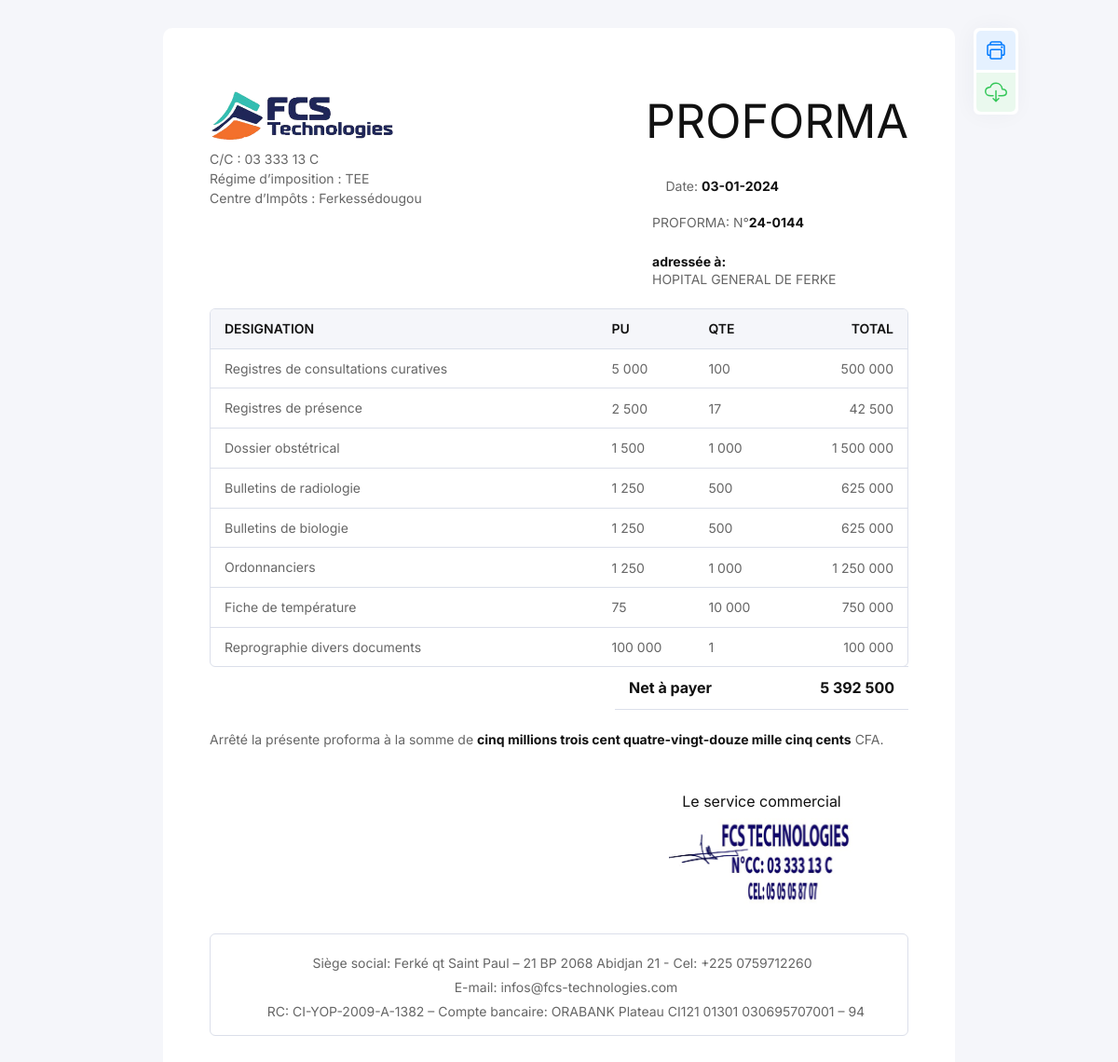
The app's page /facture/view/4/ with its own data.
### MyApp/models.py (models this page shows, shortened)
class Facture(models.Model):
    numero_facture = models.CharField(max_length=255, unique=True)
    date_facturation = models.DateField()
    montant_total = models.DecimalField(max_digits=20, decimal_places=2)
    client = models.CharField(max_length=255, default="")
    status = models.CharField(max_length=255, default="Attente", null=True, blank=True)

class DetailFacture(models.Model):
    facture = models.ForeignKey(Facture, on_delete=models.CASCADE)
    article = models.CharField(max_length=255)
    instock = models.CharField(max_length=255, default="non", null=True, blank=True)
    quantite_vendue = models.PositiveIntegerField()
    prix_unitaire_vente = models.DecimalField(max_digits=20, decimal_places=2)
    montant_total_article = models.DecimalField(max_digits=20, decimal_places=2)

### MyApp/views.py (the view)
# urls.py: path('facture/view/<int:pk>/', views.facture_view, name='facture_view'),
def facture_view(request, pk):
    facture = Facture.objects.get(pk=pk)
    if facture.montant_total:
            toLetter = num2words(facture.montant_total, lang='fr')
            facture.montant_total = separate_milliers(int(facture.montant_total))
            facture.date_facturation = facture.date_facturation.strftime("%d-%m-%Y")
    all_line = DetailFacture.objects.filter(facture=facture)
    for line in all_line:
        if line.prix_unitaire_vente:
            line.prix_unitaire_vente = separate_milliers(int(line.prix_unitaire_vente))
        if line.quantite_vendue:
            line.quantite_vendue = separate_milliers(int(line.quantite_vendue))
        if line.montant_total_article:
            line.montant_total_article = separate_milliers(int(line.montant_total_article))
    return render(request, 'InvoiceModel.html', {
        'facture': facture,
        'all_line' : all_line,
        'toLetter' : toLetter,
        })

### MyApp/views.py (called while the page is built)
def separate_milliers(nombre):
    nombre_str = str(nombre)
    result = ''.join([' ' + ch if i > 0 and (len(nombre_str) - i) % 3 == 0 else ch for i, ch in enumerate(nombre_str)])
    return result

### MyApp/templates/InvoiceModel.html (shortened to what this page needs)
{% load static %}
<!DOCTYPE html>
<html class="no-js" lang="fr">
<head>
  <link rel="stylesheet" href="{% static 'assetsInvoice/css/style.css' %}">
</head>
<body>
  <div class="tm_container">
    <div class="tm_invoice_wrap">
      <div class="tm_invoice tm_style1" id="tm_download_section">
        <div class="tm_invoice_in">
          <div class="tm_invoice_head tm_align_center tm_mb20">
            <div class="tm_invoice_left">
              <div class="" ><img style="width:200px; height:100px" src="{% static 'assets/images/logofcs.png' %}" alt="Logo"></div>
            </div>
            <div class="tm_invoice_right tm_text_right">
              <div class="tm_primary_color tm_f50 tm_text_uppercase">Proforma</div>
            </div>
          </div>
          <div class="tm_invoice_info tm_mb20" style="margin-top:-40px">
            <div class="tm_invoice_left">
              <p>
                C/C : 03 333 13 C <br>
                Régime d’imposition : TEE <br>
                Centre d’Impôts : Ferkessédougou <br>
              </p>
            </div>
            <div class="tm_invoice_info_list">
              <p class=" tm_m0">Date: <b class="tm_primary_color">{{facture.date_facturation}}</b></p>
              <p class="tm_invoice_number tm_m0">&nbsp;&nbsp;&nbsp;&nbsp;&nbsp;&nbsp;&nbsp;&nbsp;&nbsp;&nbsp;&nbsp;&nbsp;&nbsp;&nbsp;&nbsp;&nbsp;&nbsp;&nbsp;&nbsp;&nbsp;&nbsp;
                &nbsp;&nbsp;&nbsp;&nbsp;<b class="tm_primary_color">&nbsp;&nbsp;&nbsp;&nbsp;&nbsp;</b></p>
            </div>
          </div>
          <div class="tm_invoice_head tm_mb10" style="margin-top:-30px;">
            <div class="tm_invoice_right tm_text_left" style="padding-left:175px">
              <p class="tm_invoice_number tm_m0">PROFORMA: N°<b class="tm_primary_color">{{facture.numero_facture}}</b></p>
              <br>
              <p class="tm_mb2"><b class="tm_primary_color">adressée à:</b></p>
              <div style="word-wrap: break-word;">
                {{facture.client}} <br>
                {{facture.client.adresse}} <br>
              </div>
            </div>
          </div>
          <div class="tm_table tm_style1 tm_mb30">
            <div class="tm_round_border">
              <div class="tm_table_responsive">
                <table id='tableau'>
                  <thead>
                    <tr>
                      <th style="width: 120px;" class="tm_width_3 tm_semi_bold tm_primary_color tm_gray_bg">DESIGNATION</th>
                      <th style="width: 10px;" class="tm_width_2 tm_semi_bold tm_primary_color tm_gray_bg">PU</th>
                      <th style="width: 10px;" class="tm_width_1 tm_semi_bold tm_primary_color tm_gray_bg">QTE</th>
                      <th class="tm_width_2 tm_semi_bold tm_primary_color tm_gray_bg tm_text_right">TOTAL</th>
                    </tr>
                  </thead>
                  <tbody>
                    {% if all_line %}
                    {% for line in all_line %}
                    <tr>
                     <div style="word-wrap: break-word;"><td style="word-wrap:break-word;">{{line.article}}</td></div>
                      <td class="tm_width_2"><div style="overflow-wrap: break-word;">{{line.prix_unitaire_vente}}</div></td>
                      <td class="tm_width_1"><div style="overflow-wrap: break-word;">{{line.quantite_vendue}}</div></td>
                      <td class="tm_width_2 tm_text_right"><div style="overflow-wrap: break-word;">{{line.montant_total_article}}</div></td>
                    </tr>
                    {% endfor %}
                    {% else %}
                    <tr>
                      <td colspan="4">Erreur</td>
                    </tr>
                    {% endif %}
                  </tbody>
                </table>
              </div>
            </div>
            <div class="tm_invoice_footer">
              <div class="tm_left_footer">
              </div>
              <div class="tm_right_footer">
                <table>
                  <tbody>
                    <tr class="tm_border_top tm_border_bottom">
                      <td class="tm_width_3 tm_border_top_0 tm_bold tm_f16 tm_primary_color">Net à payer	</td>
                      <td class="tm_width_3 tm_border_top_0 tm_bold tm_f16 tm_primary_color tm_text_right">{{facture.montant_total}}</td>
                    </tr>
                  </tbody>
                </table>
              </div>
            </div>
            <br>
            <div class="tm_left_footer">
              <p class="tm_mb2">Arrêté la présente proforma à la somme de <b class="tm_primary_color">{{toLetter}}</b> CFA.</p>
            </div>
            <br>
            <div class="tm_invoice_footer tm_type1">
              <div class="tm_left_footer"></div>
              <div class="tm_right_footer">
                <div class=" tm_text_center">
                  <br>
                  <p class="tm_m0 tm_f16 tm_primary_color">Le service commercial</p>
                  <img style="height:100px; width:200px;" src="{% static 'assets/images/Sign.png' %}" alt="Sign">
                </div>
              </div>
            </div>
          </div>
          <div class="tm_padd_15_20 tm_round_border footer" style="text-align:center; padding-top:15px; padding-right:0px; padding-left:0px; padding-bottom:15px ">
            <ul class="tm_m0 tm_note_list" style="list-style-type:none">
              <li>Siège social: Ferké qt Saint Paul – 21 BP 2068 Abidjan 21 - Cel: +225&nbsp;0759712260 &nbsp;  </li>
              <li>E-mail: infos@fcs-technologies.com</li>
              <li>RC: CI-YOP-2009-A-1382 – Compte bancaire: ORABANK Plateau CI121 01301 030695707001 – 94</li>
            </ul>
          </div>
        </div>
      </div>
      <div class="tm_invoice_btns tm_hide_print">
        <a href="javascript:window.print()" class="tm_invoice_btn tm_color1">
          <span class="tm_btn_icon">
          </span>
        </a>
        <a href="{% url 'factureM_view' facture.pk %}" id="tm_download_btn" class="tm_invoice_btn tm_color2">
          <span class="tm_btn_icon">
          </span>
        </a>
      </div>
    </div>
  </div>
</body>
</html>

### MyApp/templates/InvoiceModel.html (style rules this page uses)
#tableau { table-layout:fixed; }

### records on screen
Facture: date_facturation "03-01-2024", numero_facture "24-0144", client "HOPITAL GENERAL DE FERKE", montant_total "5 392 500"
DetailFacture: article "Registres de consultations curatives", prix_unitaire_vente "5 000", quantite_vendue "100", montant_total_article "500 000"
DetailFacture: article "Registres de présence", prix_unitaire_vente "2 500", quantite_vendue "17", montant_total_article "42 500"
DetailFacture: article "Dossier obstétrical", prix_unitaire_vente "1 500", quantite_vendue "1 000", montant_total_article "1 500 000"
DetailFacture: article "Bulletins de radiologie", prix_unitaire_vente "1 250", quantite_vendue "500", montant_total_article "625 000"
DetailFacture: article "Bulletins de biologie", prix_unitaire_vente "1 250", quantite_vendue "500", montant_total_article "625 000"
DetailFacture: article "Ordonnanciers", prix_unitaire_vente "1 250", quantite_vendue "1 000", montant_total_article "1 250 000"
DetailFacture: article "Fiche de température", prix_unitaire_vente "75", quantite_vendue "10 000", montant_total_article "750 000"
DetailFacture: article "Reprographie divers documents", prix_unitaire_vente "100 000", quantite_vendue "1", montant_total_article "100 000"

### other values on screen
{{ toLetter }} "cinq millions trois cent quatre-vingt-douze mille cinq cents"
